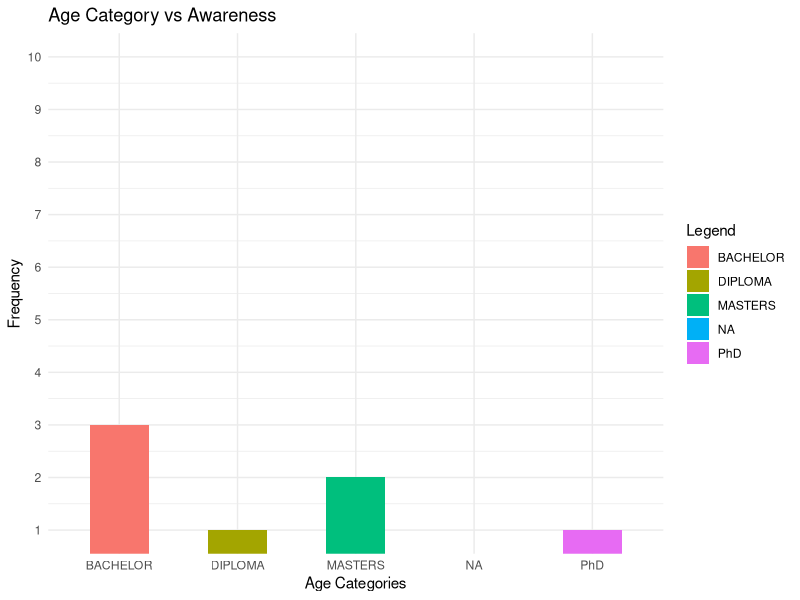

Write R code to recreate this figure.
library(readxl)
library(ggplot2)

age_group<-as.data.frame(read_excel("Demographic_and_BI_adoption.xlsx", sheet = "Demography_information", range = "D2:D13",col_names = FALSE,col_types = "text"))

bi_doption<-as.data.frame(read_excel("Demographic_and_BI_adoption.xlsx", sheet = "Business_intelligence_adoption", range = "D2:D13",col_names = FALSE,col_types = "text"))

occurance<-table(age_group[,1],bi_doption[,1])

q<-as.data.frame.matrix(occurance)
age_row_names <-as.data.frame(row.names.data.frame(q))
nFrame<-data.frame(
  qln = age_row_names,
  no = q[,1],
  yes = q[,2]
)
colnames(nFrame)<-c("qln","no","yes")

#tiff("age_vs_awareness_barChat.tiff", units="in", width=5, height=5, res=300)
ggplot(nFrame, aes(x=qln,y = yes,fill=qln)) + 
  geom_col(width = 0.5)+
  scale_y_continuous(breaks = seq(1,10,by=1))+
  coord_cartesian(ylim = c(1,10))+
  labs(
    title = "Age Category vs Awareness",
    x="Age Categories",
    y="Frequency",
    fill ="Legend"
  )+theme_minimal()
#dev.off()
